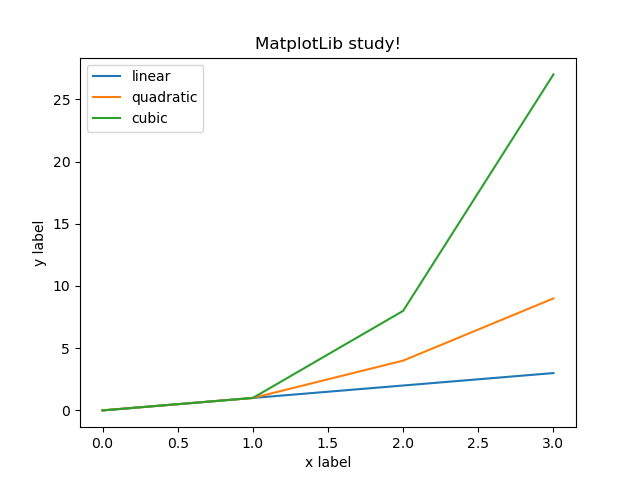

Reproduce this figure in Python.
import matplotlib.pyplot as plt
import numpy as np

a = np.arange(4)
b = np.arange(4)
#c = np.linear()

fig, ax = plt.subplots()
#ax.plot(a, b)
ax.plot(a, b, label='linear')
ax.plot(a, b**2, label='quadratic')
ax.plot(a, b**3, label='cubic') 

ax.set_xlabel('x label')
ax.set_ylabel('y label')
ax.set_title('MatplotLib study!')
ax.legend()

plt.show()
fig.savefig('test1') # fig and not ax or plt Fred!
